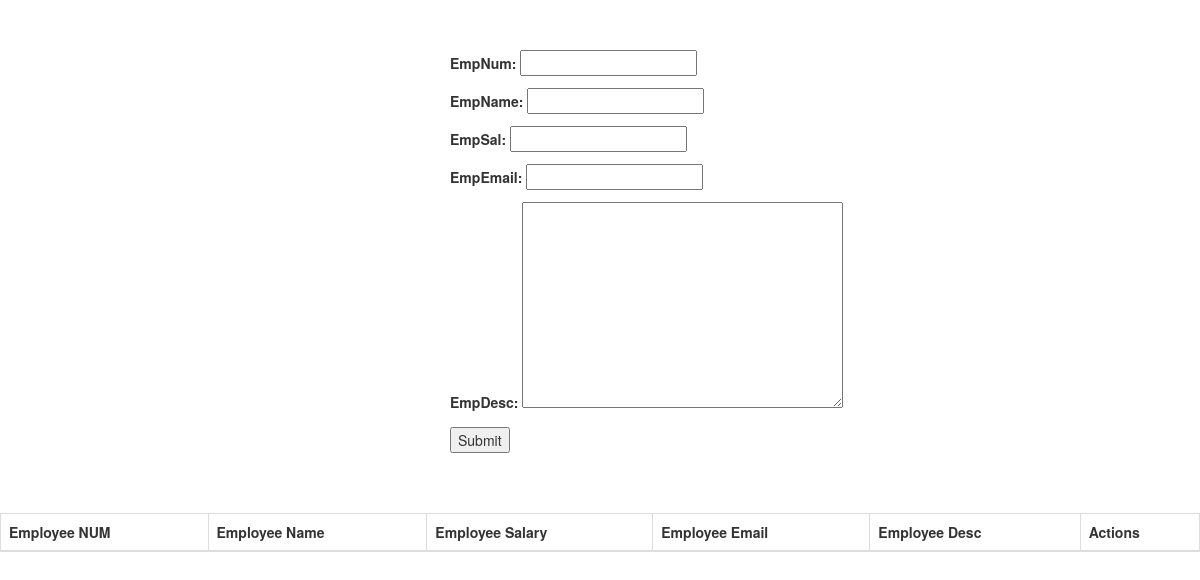
The app's page /, older data.
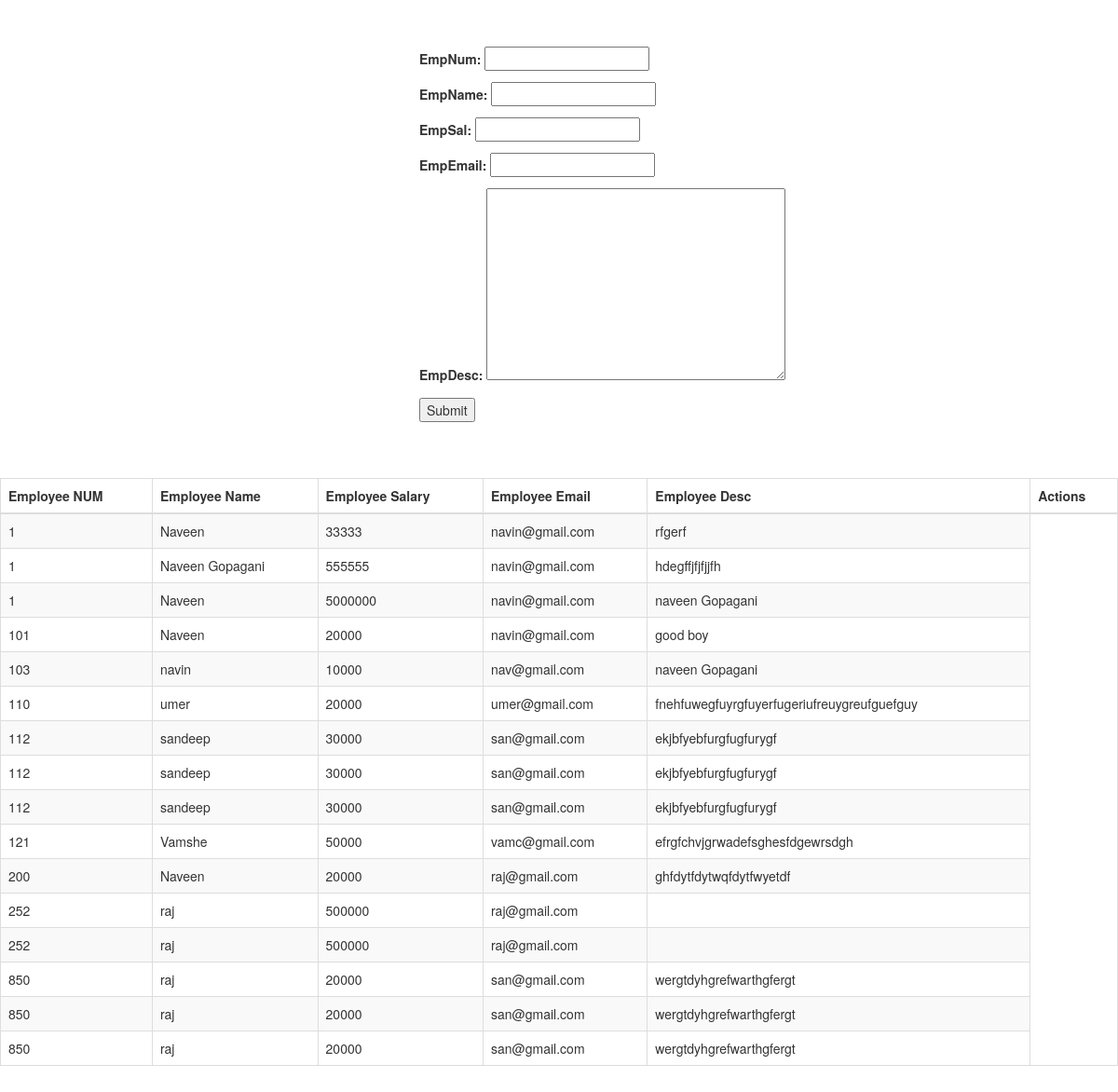
The same page, newer data.
### crudapp/models.py (models this page shows, shortened)
class Employee(models.Model):
    EmpNum = models.IntegerField(null=True, blank=True)
    EmpName = models.CharField(max_length=64,null=True, blank=True)
    EmpSal = models.IntegerField(null=True, blank=True)
    EmpEmail = models.EmailField(max_length=64,null=True, blank=True)
    EmpDesc = models.TextField(max_length=100,null=True, blank=True)

### crudapp/views.py (the view)
# urls.py: path('',datashow,name='form'),
def datashow(request):
    if request.method == 'POST':
        form = EmployeeForm(request.POST)
        if form.is_valid():
            form.save()
            form = EmployeeForm()
            messages.success(request, ' Form submitted successfully.')
            data = Employee.objects.all().order_by('EmpNum')
            return render(request,'home.html',{'form': EmployeeForm(request.GET),'data':data})
        else:
            messages.error(request, 'Invalid form submission.')
            messages.error(request, form.errors)
    else:
        form = EmployeeForm()
        data = Employee.objects.all().order_by('EmpNum')
    return render(request,'home.html',{'form': form,'data':data})

### crudapp/forms.py
class EmployeeForm(ModelForm):
    class Meta:
        model = Employee
        fields = "__all__"

### crudapp/templates/home.html (shortened to what this page needs)
<!DOCTYPE html>
<html lang="en">
<head>
    <link rel="stylesheet" href="https://maxcdn.bootstrapcdn.com/bootstrap/3.4.1/css/bootstrap.min.css">
</head>
<body>
<div style="margin-top:50px">
<div style="margin-left:450px">
<form action="" method="POST">
    {{ form.as_p }}
    <button type="submit" >Submit</button>
</form>
</div>
    </div>
<br>
<br>
<br>
<div>
    <table class="table table-striped table-bordered table-sm">
    <thead class="thead-dark">
    <tr>
        <th>Employee NUM</th>
        <th>Employee Name</th>
        <th>Employee Salary</th>
        <th>Employee Email</th>
        <th>Employee Desc</th>
        <th>Actions</th>
    </tr>
    </thead>
    <tbody>
{% for data in data %}
    <tr>
        <td>{{ data.EmpNum }}</td>
        <td>{{ data.EmpName }}</td>
        <td>{{ data.EmpSal }}</td>
        <td>{{ data.EmpEmail }}</td>
        <td>{{ data.EmpDesc }}</td>
    </tr>
{% endfor %}
    </tbody>
</table>
<br>
<br>
</div>
</body>
</html>

Row changes from the older to the newer data that the page shows:
added Employee: EmpNum "1", EmpName "Naveen", EmpSal "33333", EmpEmail "navin@gmail.com", EmpDesc "rfgerf"
added Employee: EmpNum "1", EmpName "Naveen Gopagani", EmpSal "555555", EmpEmail "navin@gmail.com", EmpDesc "hdegffjfjfjjfh"
added Employee: EmpNum "1", EmpName "Naveen", EmpSal "5000000", EmpEmail "navin@gmail.com", EmpDesc "naveen Gopagani"
added Employee: EmpNum "101", EmpName "Naveen", EmpSal "20000", EmpEmail "navin@gmail.com", EmpDesc "good boy"
added Employee: EmpNum "103", EmpName "navin", EmpSal "10000", EmpEmail "nav@gmail.com", EmpDesc "naveen Gopagani"
added Employee: EmpNum "110", EmpName "umer", EmpSal "20000", EmpEmail "umer@gmail.com", EmpDesc "fnehfuwegfuyrgfuyerfugeriufreuygreufguefguy"
added Employee: EmpNum "112", EmpName "sandeep", EmpSal "30000", EmpEmail "san@gmail.com", EmpDesc "ekjbfyebfurgfugfurygf"
added Employee: EmpNum "112", EmpName "sandeep", EmpSal "30000", EmpEmail "san@gmail.com", EmpDesc "ekjbfyebfurgfugfurygf"
added Employee: EmpNum "112", EmpName "sandeep", EmpSal "30000", EmpEmail "san@gmail.com", EmpDesc "ekjbfyebfurgfugfurygf"
added Employee: EmpNum "121", EmpName "Vamshe", EmpSal "50000", EmpEmail "vamc@gmail.com", EmpDesc "efrgfchvjgrwadefsghesfdgewrsdgh"
added Employee: EmpNum "200", EmpName "Naveen", EmpSal "20000", EmpEmail "raj@gmail.com", EmpDesc "ghfdytfdytwqfdytfwyetdf"
added Employee: EmpNum "252", EmpName "raj", EmpSal "500000", EmpEmail "raj@gmail.com"
added Employee: EmpNum "252", EmpName "raj", EmpSal "500000", EmpEmail "raj@gmail.com"
added Employee: EmpNum "850", EmpName "raj", EmpSal "20000", EmpEmail "san@gmail.com", EmpDesc "wergtdyhgrefwarthgfergt"
added Employee: EmpNum "850", EmpName "raj", EmpSal "20000", EmpEmail "san@gmail.com", EmpDesc "wergtdyhgrefwarthgfergt"
added Employee: EmpNum "850", EmpName "raj", EmpSal "20000", EmpEmail "san@gmail.com", EmpDesc "wergtdyhgrefwarthgfergt"
